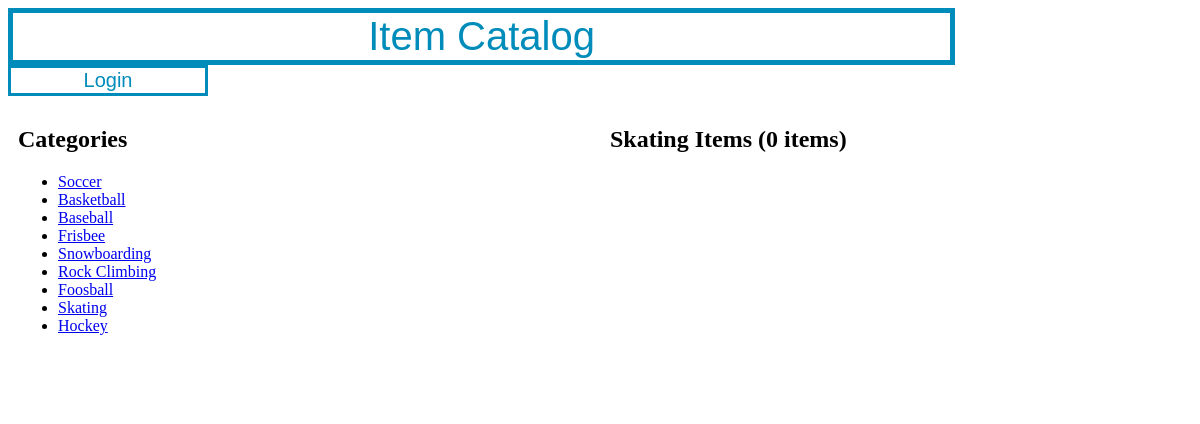
Before: /catalog/Skating/items with the older database file.
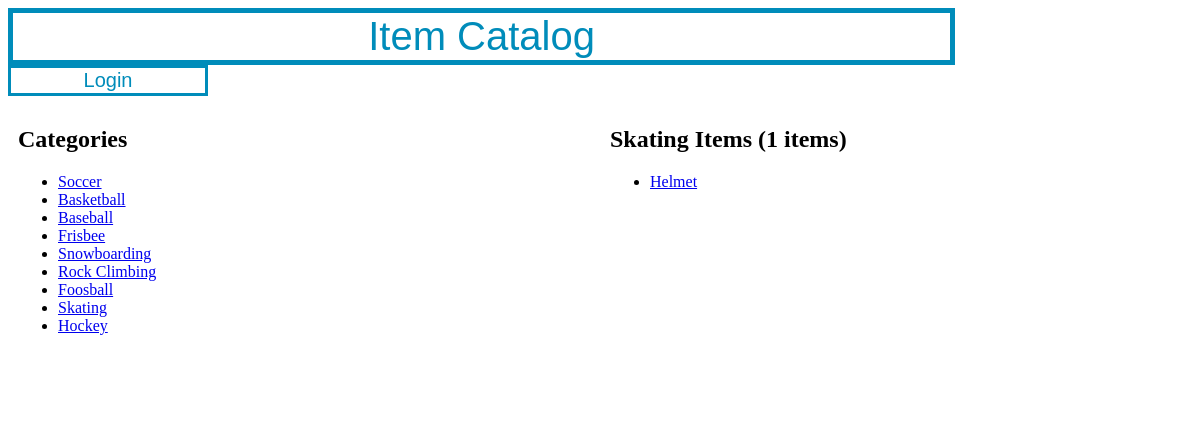
After: the same page with the newer database file.
### database_setup.py (models this page shows, shortened)
class Category(Base):
    __tablename__ = 'category'
    id = Column(Integer, primary_key=True)
    name = Column(String(80), nullable=False)
    user_id = Column(Integer, ForeignKey('user.id'))
    user = relationship(User)

class Item(Base):
    __tablename__ = "item"
    id = Column(Integer, primary_key=True)
    name = Column(String(80), nullable=False)
    description = Column(String(250), nullable=False)
    user_id = Column(Integer, ForeignKey('user.id'))
    user = relationship(User)
    category_id = Column(Integer, ForeignKey('category.id'))
    category = relationship(Category)

### project.py (the view)
@app.route('/catalog/<string:category_name>/items')
def show_category_items(category_name):
    category = db_session.query(Category).filter_by(name=category_name).first()
    if(category is None):
        flash("Unknow category")
        return redirect(url_for('show_home'))
    else:
        return render_template(
            'category_items.html',
            categories=db_session.query(Category).all(),
            category=(db_session.query(Category)
                      .filter_by(id=category.id).first()),
            items=(db_session.query(Item)
                   .filter_by(category_id=category.id).all()),
            items_count=(db_session.query(Item)
                         .filter_by(category_id=category.id).count()))

### templates/category_items.html
{% extends "base.html" %}
{% block content %}
	<div class="row">
        <div class="column">
            <h2>Categories</h2>
            <ul>
                {% for category in categories %}
                <li>
                    <a href="{{url_for('show_category_items', category_name=category.name)}}">
                        {{category.name}}
                    </a>
                </li>
                {% endfor %}
            </ul>
        </div>
		<div class="column">
            <h2>{{category.name}} Items ({{items_count}} items)</h2>
            <ul>
                {% for item in items %}
                <li>
                    <a href="{{url_for('show_item', category_name=item.category.name, item_name=item.name)}}">
                        {{item.name}}
                    </a>
                </li>
                {% endfor %}
            </ul>
        </div>
	</div>
{% endblock %}

Changed rows visible on the page:
added Item: name "Helmet"
Other visible differences:
{{ items_count }}: "0" → "1"
